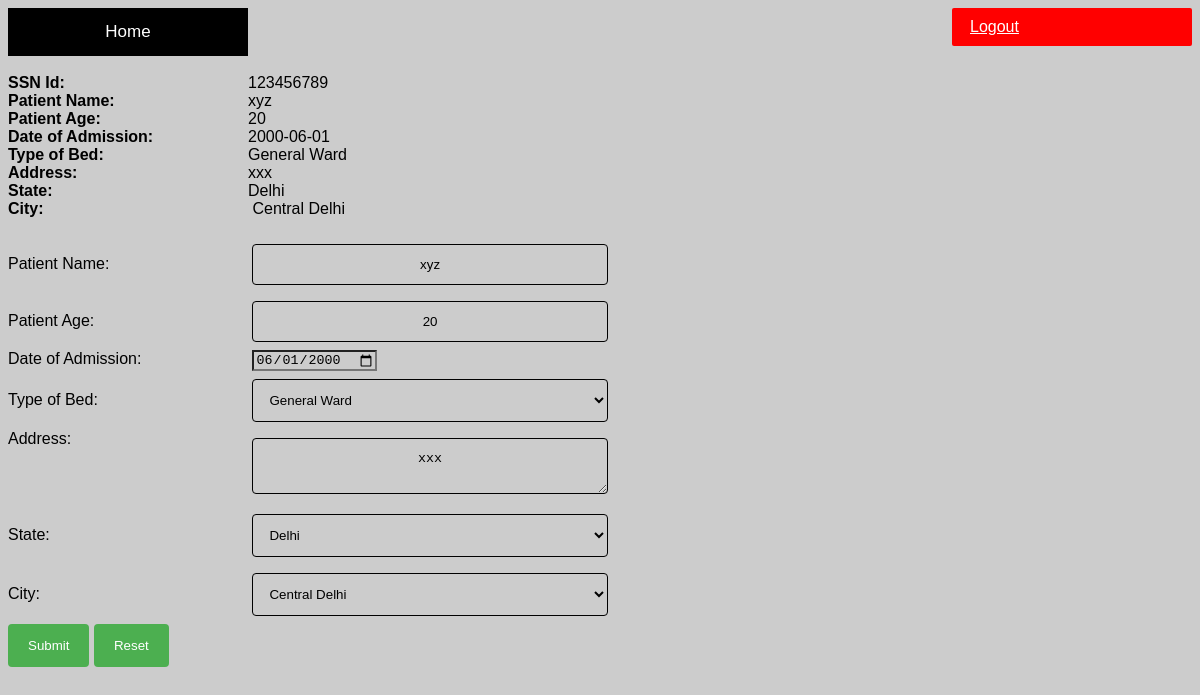
The app's page /ade/update/4 (signed in) with its own data.
### tables this page shows
CREATE TABLE patient (pid INTEGER, SSNId INTEGER NOT NULL, Name TEXT NOT NULL DEFAULT 'Unknown', Age INTEGER NOT NULL, DOA TEXT NOT NULL, TOB TEXT NOT NULL, Address TEXT NOT NULL, City TEXT NOT NULL, State TEXT, Status TEXT, Dis_Time TEXT, PRIMARY KEY(pid AUTOINCREMENT) );

### TurtlesHospital.py (the view)
@app.route('/ade/update/<int:pid>', methods=['GET', 'POST'])
def ade_update(pid):
    if "red" in session and "admission" in session["red"]:
        if request.method == "POST":
            try:
                name = request.form["name"]
                age = request.form["age"]
                doa = request.form["doa"]
                tob = request.form["tob"]
                address = request.form["address"]
                city = request.form["city"]
                state = request.form["stt"]
                with sqlite3.connect("TurtlesHospital.db") as con:
                    cur = con.cursor()
                    cur.execute(
                        "update patient set Name='%s', Age='%s', DOA='%s', TOB='%s', Address='%s', City='%s', State='%s' where pid='%d'" % (name, age, doa, tob, address, city, state, pid))
                    con.commit()
                    cur.execute("SELECT * FROM patient WHERE pid='%d'" % (pid))
                    session['msg'] = "Patient update initiated successfully"
            except:
                session['err'] = "Can not update patient's details. Please try again!"
            finally:
                return redirect(url_for('ade'))
                con.close()
        else:
            try:
                with sqlite3.connect("TurtlesHospital.db") as con:
                    cur = con.cursor()
                    cur.execute("SELECT * FROM patient WHERE pid='%d'" % (pid))
                    patient = cur.fetchone()
            except:
                session['err'] = "We can not fetch patient's data"
            finally:
                return render_template("ade_update.html", patient=patient)
                con.close()
    else:
        return redirect('/')

### templates/ade_update.html (shortened to what this page needs)
<!DOCTYPE html>
<html lang="en">
<head>
    <a href="/logout" class="button1">Logout</a>
    <div class="topnav">
      <a class="active" href="/ade">Home</a>
    </div>
</head>
<body>
<br>
<div>
    <label><b>SSN Id: </b></label><span>{{patient[1]}}</span><br>
    <label><b>Patient Name: </b></label><span>{{patient[2]}}</span><br>
    <label><b>Patient Age: </b></label><span>{{patient[3]}}</span><br>
    <label><b>Date of Admission: </b></label><span>{{patient[4]}}</span><br>
    <label><b>Type of Bed: </b></label><span>{{patient[5]}}</span><br>
    <label><b>Address: </b></label><span>{{patient[6]}}</span><br>
    <label><b>State: </b></label><span>{{patient[8]}}</span><br>
    <label><b>City: </b></label><span>{{patient[7]}}</span><br>
</div>
<br>
<form method="POST" action="/ade/update/{{patient[0]}}">
    <div>
        <label>Patient Name:</label>
        <input type="text" name="name" value="{{ patient[2] }}" required>
        <br>
    </div>
    <div>
        <label>Patient Age:</label>
        <input type="text" name="age" value="{{ patient[3] }}" required>
        <br>
    </div>
    <div>
        <label>Date of Admission:</label>
        <input type="date" name="doa" value="{{ patient[4] }}" required>
        <br>
    </div>
    <div>
        <label>Type of Bed:</label>
        <select name="tob" id="tob" value="{{ patient[5] }}" required>
            <option value="{{patient[5]}}" selected>{{patient[5]}}</option>
        </select>
        <br>
    </div>
    <div>
        <a>Address:</a>
        <textarea name="address" required>{{ patient[6] }}</textarea>
        <br>
    </div>
    <div>
        <label>State:</label>
        <select onchange="print_city('state', this.selectedIndex);" id="sts" name ="stt">
            <option value="{{ patient[8] }}" selected>{{ patient[8] }}</option>
        </select>
        <br>
    </div>
    <div>
        <label>City:</label>
        <select id ="state" name="city" required>
            <option value="{{ patient[7] }}" selected>{{ patient[7] }}</option>
        </select>
        <br>
    </div>
    <div>
        <input type="submit" value="Submit">
        <input type="reset">
    </div>
</form>
</body>
</html>

### templates/ade_update.html (style rules this page uses)
body { font-family: Arial, Helvetica, sans-serif; }
* { box-sizing: border-box;background-color: #cccccc;text-align: left; }
input[type=text], select, textarea { text-align: center; width: 30%; padding: 12px; margin: 8px 0; display:inline-block; border: 1px solid black; border-radius: 4px; box-sizing: border-box; }
label { width: 240px; display: inline-block; }
a { display: inline-block; width: 240px; vertical-align: top; }
input[type=submit] { background-color: #4CAF50; color: white; padding: 14px 20px; border: none; border-radius: 4px; cursor: pointer; }
input[type=reset] { background-color: #4CAF50; color: white; padding: 14px 20px; border: none; border-radius: 4px; cursor: pointer; }
.button1 { background-color: red; color: white; padding: 10px 18px; border: none; border-radius: 2px; cursor: pointer; float: right; }
.topnav { overflow: hidden; background-color: #cccccc; }
.topnav a { float: left; color: #ffffff; background-color: #000000; text-align: center; padding: 14px 16px; text-decoration: none; font-size: 17px; }

### records on screen
patient: SSNId "123456789", Name "xyz", Age "20", DOA "2000-06-01", TOB "General Ward", Address "xxx", State "Delhi", City "Central Delhi", name "xyz", age "20", doa "06/01/2000", tob "General Ward", address "xxx", city "Central Delhi"
